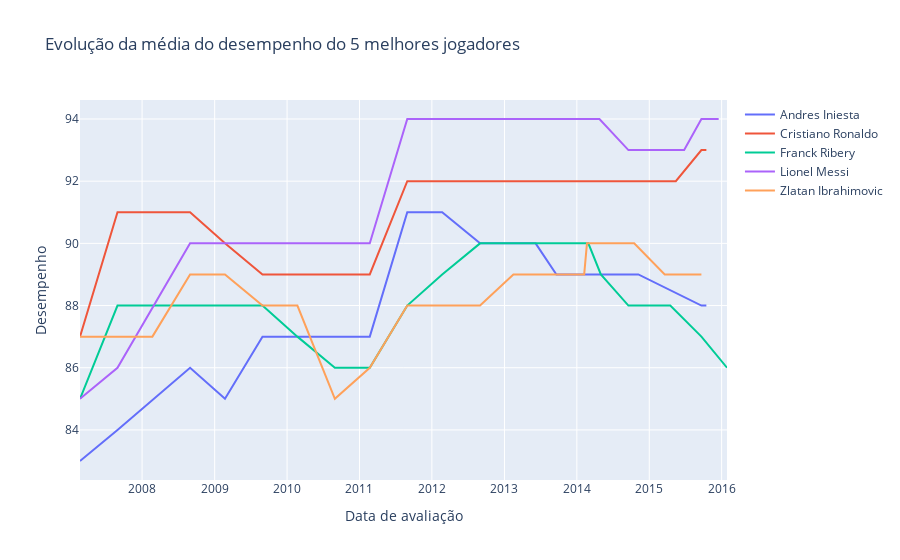

Notebook cell for this chart:
### Code cell
player_h['date'] = pd.to_datetime(player_h['date'])
player_h = player_h.sort_values(by=['player_name', 'date'])
traces = []
for player_name, data in player_h.groupby('player_name'):
    trace = go.Scatter(
        x=data['date'],
        y=data['overall_rating'],
        mode='lines',
        name=player_name
    )
    traces.append(trace)

layout = go.Layout(
    title='Evolução da média do desempenho do 5 melhores jogadores',
    xaxis=dict(title='Data de avaliação'),
    yaxis=dict(title='Desempenho'),
)

fig = go.Figure(data=traces, layout=layout)
fig.show()
